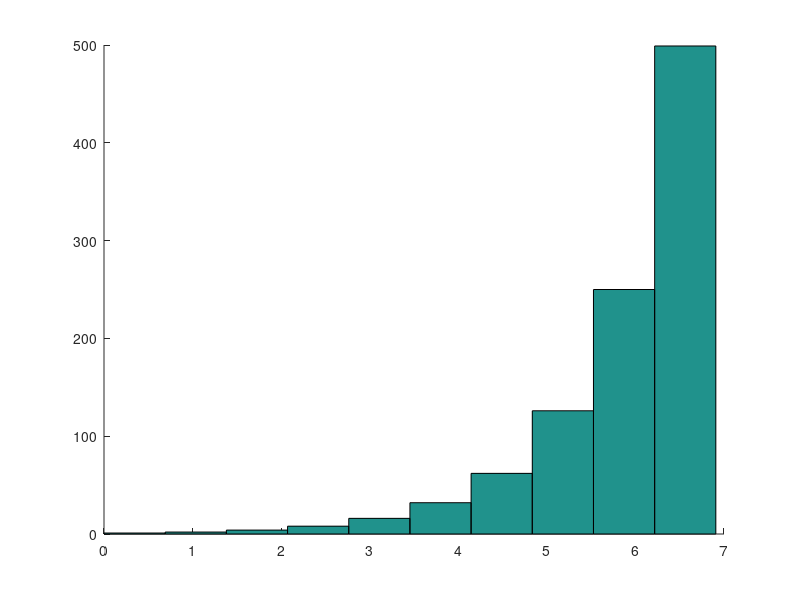

Reproduce this figure in MATLAB. (Note: this script raises an error after producing the figure.)
clear

t = [1:1000];
x = log(t);

levels = 2^2;
partition = [];
delta = (max(x) - min(x))/levels;
for i=1:levels
    partition = [partition i*delta];
end
    
figure, hold on
hist(x)
for i=1:length(partition)
    xline(partition(i));
end
